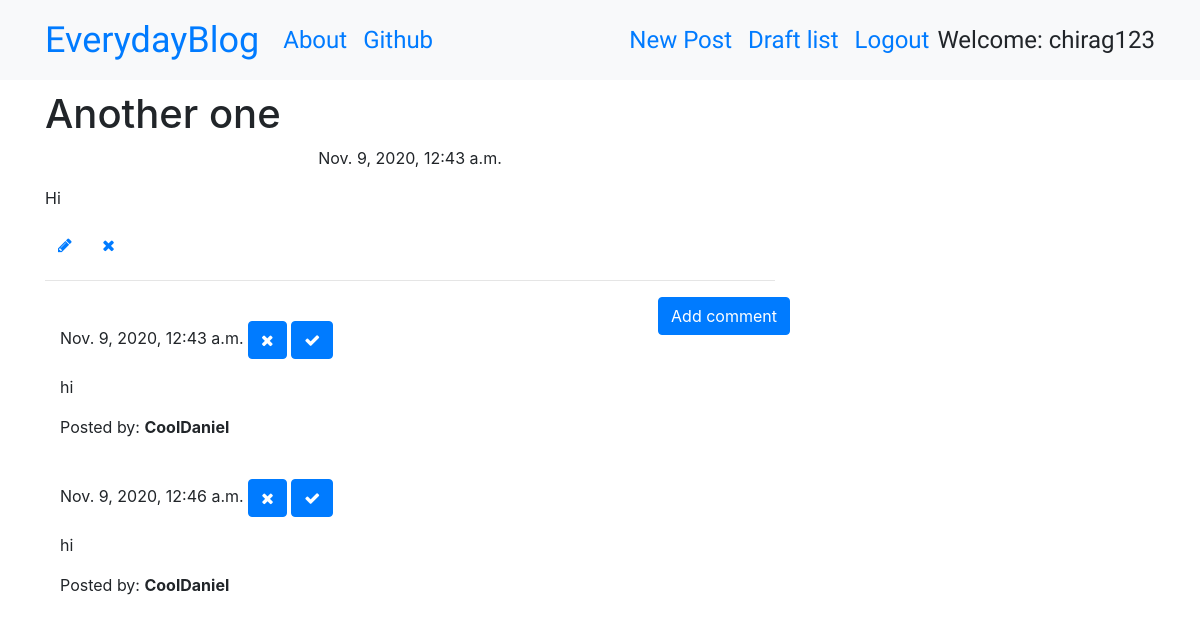
Screenshot of /post/4 (signed in) with the database file from the repository.
### everydayBlog/models.py (models this page shows, shortened)
class Post(models.Model):
    author = models.ForeignKey('auth.User',on_delete=models.CASCADE)
    title = models.CharField(max_length=200)
    text = models.TextField()
    created_date = models.DateTimeField(default=timezone.now)
    published_date=models.DateTimeField(blank=True, null=True)

class Comments(models.Model):
    post = models.ForeignKey('everydayBlog.Post',related_name="comments",on_delete=models.CASCADE)
    author = models.CharField(max_length = 50)
    text = models.TextField(max_length=400)
    created_date = models.DateTimeField(default=timezone.now)
    approve_comment = models.BooleanField(default=False)

### everydayBlog/views.py (the view)
# urls.py: path('post/<int:pk>',views.PostDetailView.as_view(),name='post_detail'),
class PostDetailView(DetailView):
    model =Post

### everydayBlog/templates/everydayBlog/post_detail.html
{% extends 'everydayBlog/base.html' %}
{% block content %}
  <h1 class="postdetail loader">{{ post.title }}</h1>
  {% if post.published_date %}
    <div class="date postdate">
      {{ post.published_date }}
    </div>
  {% else %}
    <a class="btn btn-outline-dark" href="{% url 'post_publish' pk=post.pk %}">Publish</a>
  {% endif %}
  <p class="postcontent">{{ post.text|safe|linebreaksbr}}</p>
  {% if user.is_authenticated %}
    <a class="btn btn-default" href="{%url 'post_edit' pk=post.pk%}">
      <span class="fa fa-pencil"></span>
    </a>
    <a class="btn btn-default" href="{%url 'post_remove' pk=post.pk%}">
      <span class="fa fa-remove"></span>
    </a>
  {% endif %}
  <hr>
  <a class="btn btn-primary btn-comment"href="{%url 'add_comment_to_post' pk=post.pk %}">Add comment</a>
  <div class="container">
    {% for comment in post.comments.all %}
      <br>
        {% if user.is_authenticated or comment.approve_comment %}
          {{ comment.created_date}}
          {% if not comment.approve_comment %}
            <a class="btn btn-primary" href="{%url 'comment_remove' pk=comment.pk%}">
              <span class="fa fa-remove"></span>
            </a>
            <a class="btn btn-primary" href="{%url 'comment_approve' pk=comment.pk%}">
              <span class="fa fa-check"></span>
            </a>
          {% endif%}
          <p>{{comment.text|safe|linebreaks}}</p>
          <p>Posted by: <strong>{{ comment.author}}</strong></p>
        {% endif %}
      {% empty %}
        <p>No comment posted</p>
    {% endfor %}
  </div>
{% endblock %}

### everydayBlog/templates/everydayBlog/base.html (shortened to what this page needs)
<!DOCTYPE html>
{% load static %}
<html lang="en" dir="ltr">
  <head>
    <link rel="stylesheet" href="https://stackpath.bootstrapcdn.com/bootstrap/4.1.3/css/bootstrap.min.css"
>
    <link href="https://maxcdn.bootstrapcdn.com/font-awesome/4.7.0/css/font-awesome.min.css" rel="stylesheet">
    <link rel="stylesheet" href="//cdn.jsdelivr.net/npm/medium-editor@latest/dist/css/medium-editor.min.css" type="text/css" media="screen" charset="utf-8">
    <link rel="stylesheet" href="{% static 'css/everydayBlog.css' %}">
  </head>
  <body class="loader">
    <nav class="navbar navbar-expand-lg bg-light techfont">
      <div class="container">
        <div class="navbar-nav align-items-center">
          <a class="navbar-brand bigbrand" href="{% url 'post_list' %}">EverydayBlog</a>
          <a class="nav-item nav-link"href="{% url 'about' %}">About</a>
          <a class="nav-item nav-link" href="https://www.github.com">Github</a>
        </div>
        <div class="navbar-nav align-items-center ml-auto">
          {% if user.is_authenticated %}
            <a class="nav-item nav-link" href="{% url 'post_new'%}">New Post</a>
            <a class="nav-item nav-link" href="{% url 'post_draft_list' %}">Draft list</a>
            <a class="nav-item nav-link" href="{% url 'logout' %}">Logout</a>
            <a>Welcome: {{user.username}}</a>
          {% else %}
            <a class="nav-item nav-link" href="{% url 'login' %}" aria-label="Login">
            <span class="fa fa-user" aria-hidden="true"></span></a>
          {% endif %}
        </div>
      </div>
    </nav>
    <div class="content container">
      <div class="row">
        <div class="col-md-8">
          <div class="blog_posts">
            {% block content %}
            {% endblock %}
          </div>
        </div>
      </div>
    </div>
  </body>
</html>

### everydayBlog/static/css/everydayBlog.css (style rules this page uses)
.techfont { font-family: 'Russo One',sans-serif; font-size: 1.5em; margin-bottom: 10px; }
.bigbrand { font-size: 1.5em; }
.postdate { text-align: center; }
.postcontent { font-family: 'PT Serif',sans-serif; font-size: 1.5em; }
.btn-comment { position: absolute; right: 0px; }
.loader { filter:hue-rotate(0deg); color:linear-gradient(45deg,#0f8,#08f); animation:hue 10000ms infinite linear; }

### rows the page displays
Post: title "Another one", published_date "Nov. 9, 2020, 12:43 a.m.", text "Hi"
Comments: created_date "Nov. 9, 2020, 12:43 a.m.", approve_comment False (drawn), text "hi", author "CoolDaniel"
Comments: created_date "Nov. 9, 2020, 12:46 a.m.", approve_comment False (drawn), text "hi", author "CoolDaniel"

### other values shown
{{ user.username }} "chirag123"
